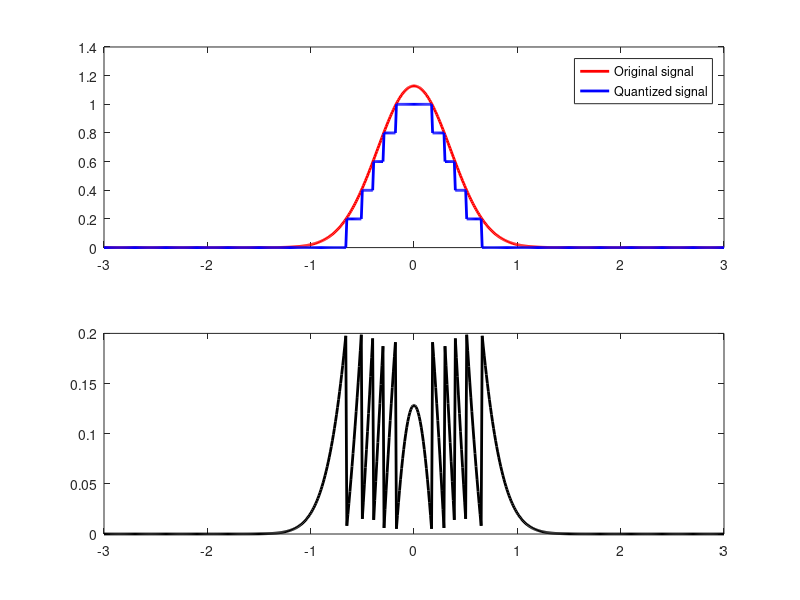

Reproduce this figure in MATLAB.
clc;
clear all;
close all;
pd1=makedist('Normal','mu',0,'sigma',sqrt(1/8));
x=-3:0.01:3;
pdf1=pdf(pd1,x);
partition = [-1:.2:1]; 
codebook = [-1.2:.2:1]; 
[index,quants] = quantiz(pdf1,partition,codebook);
subplot(2,1,1);
plot(x,pdf1,'r','LineWidth',2)
hold on;
plot(x,quants,'b','LineWidth',2);
legend('Original signal','Quantized signal');
error=abs(quants-pdf1);
totalerror=trapz(error)
subplot(2,1,2);
plot(x,error,'k','LineWidth',2);